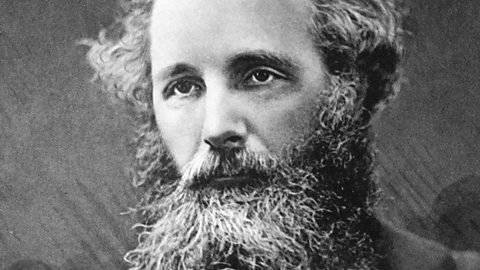
#> input picture object.jpg, 480 x 270 px
$ python 9.py
#> lines starting #> are read from the running program, lines starting #| are printed output that depends on the picture; after the words box and inside, x2 and y2 are one past the last pixel; in counts of white or black regions, pixels touching at a corner belong together
# Create an interactive model of the virtual image
# of an object in a convex spherical mirror
import matplotlib.pyplot as plt
import matplotlib.cbook as cbook
from matplotlib.patches import Arc
import numpy as np
import cv2
import os
import math

c = 299792458 #m/s
pi = 3.14159265358979323846

with cbook.get_sample_data(os.getcwd() + "/object.jpg") as image_file:
    image = plt.imread(image_file)
#> image is the input picture: shape (270, 480, 3); min 0, max 255, mean 113.9

fig, ax = plt.subplots()
x = 0.6
y = -0.3
w = 0.6
h = w*0.5625
R = 0.5
w_p = 480
h_p = 270

def lens_project(x, y, R):
    al = 0.5*math.atan(y/x)
    k = x/math.cos(2*al)
    Y = (k*math.sin(al))/((k/R)-math.cos(al)+((x/y)*math.sin(al)))
    X = x*(Y/y)
    return X, Y

def show():
    global x, y, w, h, R, image, fig, ax
    ax.cla() # Clear the axes

    ax.imshow(image, extent=(x, x+w, y, y+h)) # Draw the original image

    H, W = image.shape[:2]  # Original image dimensions
#> H = 270; W = 480

    # Make coordinate grids for pixel positions in output
    j, i = np.meshgrid(np.arange(W), np.arange(H))  # j=cols (x), i=rows (y)

    # Convert pixel positions to world coords (xw, yw)
    xw = x + (j / (W - 1)) * w
    yw = y + (i / (H - 1)) * h

    # Apply lens projection to every coordinate
    Xp = np.zeros_like(xw, dtype=np.float32)
    Yp = np.zeros_like(yw, dtype=np.float32)
    for row in range(H):
        for col in range(W):
            Xp[row, col], Yp[row, col] = lens_project(xw[(H-1) - row, col], yw[(H-1) - row, col], R)
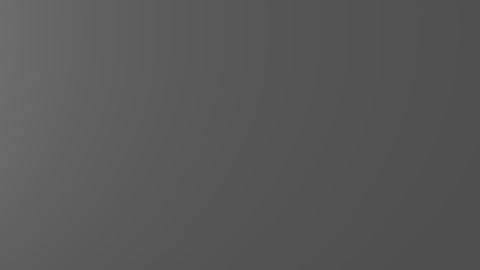
#> Xp: shape (270, 480) float32; min 0.307, max 0.429, mean 0.347
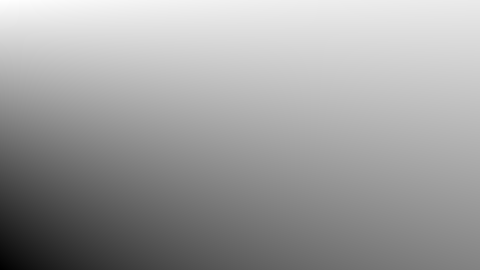
#> Yp: shape (270, 480) float32; min -0.186, max 0.0267, mean -0.0526; drawn with min black and max white
            # Offset from H and W necessary due to difference between OpenCV and matplotlib coordinates

    # Draws edges of projected image
    # ax.scatter(Xp[0], Yp[0])
    # ax.scatter(Xp[-1], Yp[-1])
    # ax.scatter(Xp[:,0], Yp[:,0])
    # ax.scatter(Xp[:,-1], Yp[:,-1])

    # Draws construction lines
    ax.plot(np.array([0, x]), np.array([0, y+h]), color='r', ls='--')
    ax.plot(np.array([x, math.sqrt(R**2-(y+h)**2)]), np.array([y+h, y+h]), color='r', ls='--')
    ax.plot(np.array([0, 5*math.sqrt(R**2-(y+h)**2)]), np.array([0, 5*(y+h)]), color='b', ls='--')
    poly = np.poly1d(np.polyfit([lens_project(x, y+h, R)[0], math.sqrt(R**2-(y+h)**2)], [lens_project(x, y+h, R)[1], (y+h)], 1))
    x_axis = np.linspace(lens_project(x, y+h, R)[0], 10)
    ax.plot(x_axis, poly(x_axis), color='r', ls='--')

    # Calculate new world-coordinate bounding box from projection
    min_x, max_x = np.min(Xp), np.max(Xp)
    min_y, max_y = np.min(Yp), np.max(Yp)

    # Convert projected coords back to pixel coords
    dest_px = ((Xp - min_x) / (max_x - min_x) * (W - 1)).astype(int)
    dest_py = ((Yp - min_y) / (max_y - min_y) * (H - 1)).astype(int)

    # OpenCV -> matplotlib coordinates
    dest_py = (H - 1) - dest_py

    # Unfortunately cv2.remap() actually does the inverse operation
    # to what we want, so the mapping has to be reversed.

    rXp = np.full_like(Xp, -1, dtype=np.float32)
    rYp = np.full_like(Yp, -1, dtype=np.float32)

    # Fill remap arrays (inverse mapping)
    for row in range(H):
        for col in range(W):
            dy = dest_py[row, col]
            dx = dest_px[row, col]
            if 0 <= dy < H and 0 <= dx < W:
                rXp[dy, dx] = col  # source x index
                rYp[dy, dx] = row  # source y index
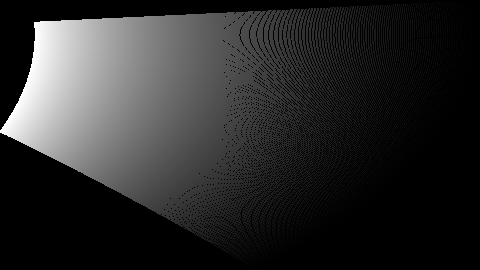
#> rXp: shape (270, 480) float32; min -1, max 479, mean 81.7; drawn with min black and max white
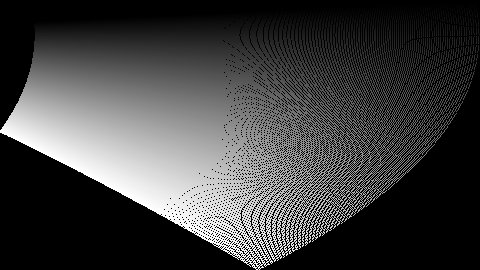
#> rYp: shape (270, 480) float32; min -1, max 269, mean 68.2; drawn with min black and max white

    # Remap using OpenCV
    warped = cv2.remap(image, rXp, rYp, interpolation=None, borderValue=[0, 0, 0])

    # Add transparency to background
    warped = warped.astype(np.float32) / 255.0 # To have a transparency channel the colours have to be in the range 0-1 rather than 0-255
    alpha = (np.any(warped != 0, axis=-1)).astype(np.float32) * 0.7 # The alpha channel
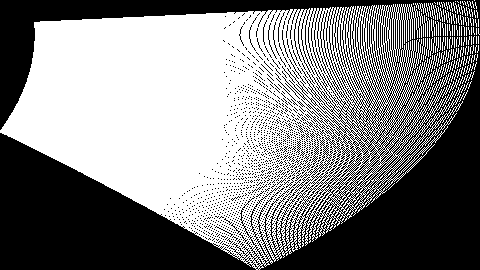
#> alpha: shape (270, 480) float32; values 0 (black) and 0.7 (white), 51.5% white; 1410 black regions (1390 under 20 px), largest, box (x1, y1, x2, y2) and area: (0, 0, 480, 270) 59577, (320, 11, 328, 67) 56, (298, 18, 311, 73) 55
    warped = np.dstack((warped, alpha)) # Combine the alpha channel
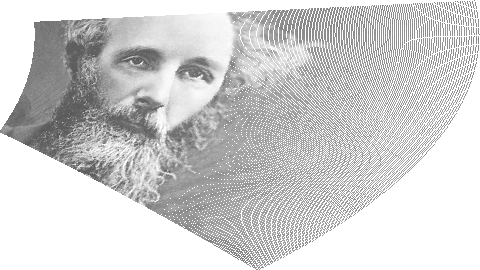
#> warped: shape (270, 480, 4) float32; mean R, G, B, A 0.253, 0.253, 0.253, 0.36; transparent parts drawn white

    # Show projected image
    ax.imshow(warped, extent=(min_x, max_x, min_y, max_y), interpolation=None)

    # Draw the lens
    ax.add_patch(Arc((0, 0), 1, 1, angle=270.0, theta1=0.0, theta2=180.0))
    ax.scatter(np.array([0]), np.array([0]), marker="x", color='b')

    plt.xlim(-0.1, 1.6)
    plt.ylim(-0.6, 0.6)
    plt.grid()
    fig.canvas.draw()

def on_press(event): # For moving the image with the keyboard
    global x, y, w, h, R, image, fig, ax
    print('press', event.key)
    match event.key:
        case "left":
            x -= 0.02
        case "right":
            x += 0.02
        case "up":
            y += 0.02
        case "down":
            y -= 0.02
    show()

fig.canvas.mpl_connect('key_press_event', on_press)
show()
plt.show()
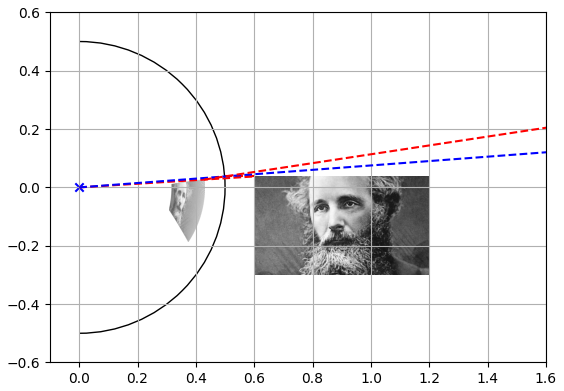
#> figure drawn by matplotlib, 1 panel
